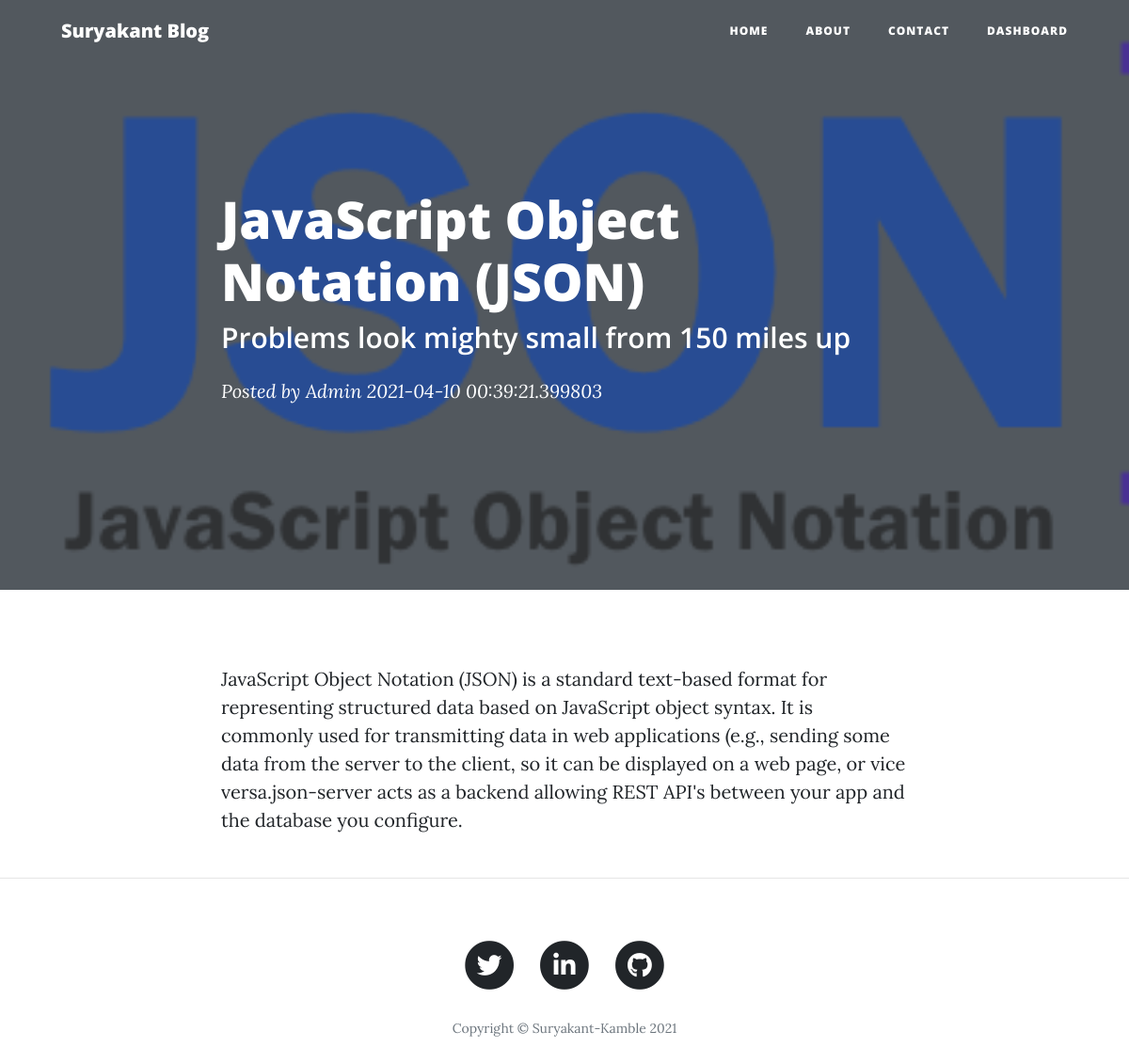
The page /post/post-fourth-json on the database its author committed.
### main.py (models this page shows)
class Posts(db.Model):
    sr_no = db.Column(db.Integer, primary_key=True)
    name = db.Column(db.String(80), primary_key=True)
    title = db.Column(db.String(80), nullable=False)
    slug = db.Column(db.String(20), nullable=False)
    content = db.Column(db.String(120), nullable=False)
    date_time = db.Column(db.DateTime, default=datetime.utcnow)
    img_file = db.Column(db.String(20), nullable=False)
    sub_title = db.Column(db.String(80), nullable=False)

### main.py (the view)
@app.route("/post/<string:slug_post>", methods=['GET'])
def post_(slug_post):
    post = Posts.query.filter_by(slug=slug_post).first()
    return render_template('post.html', param=con_param, post=post)

### templates/post.html
{% extends "layout.html" %}
{% block body %}
  {% set fname = 'img/' + post.img_file%}
  <header class="masthead" style="background-image: url('{{url_for('static',filename =fname)}}')">
    <div class="overlay"></div>
    <div class="container">
      <div class="row">
        <div class="col-lg-8 col-md-10 mx-auto">
          <div class="post-heading">
            <h1>{{ post.title }}</h1>
            <h2 class="subheading">Problems look mighty small from 150 miles up</h2>
            <span class="meta">Posted by
              {{post.name}}
              {{post.date_time}}
            </span>
          </div>
        </div>
      </div>
    </div>
  </header>
  <article>
    <div class="container">
      <div class="row">
        <div class="col-lg-8 col-md-10 mx-auto">
          <p>{{post.content}}</p>
        </div>
      </div>
    </div>
  </article>
   {% endblock %}

### rows shown on the page
Posts: title "JavaScript Object Notation (JSON)", name "Admin", date_time "2021-04-10 00:39:21.399803", content "JavaScript Object Notation (JSON) is a standard text-based format for representing structured data based on JavaScript object syntax. It is commonly used for transmitting data in web applications (e.g., sending some data from the server to the client, so it can be displayed on a web page, or vice versa.json-server acts as a backend allowing REST API's between your app and the database you configure."

### other values the page prints
{{ param['blog_name'] }} "Suryakant Blog"
